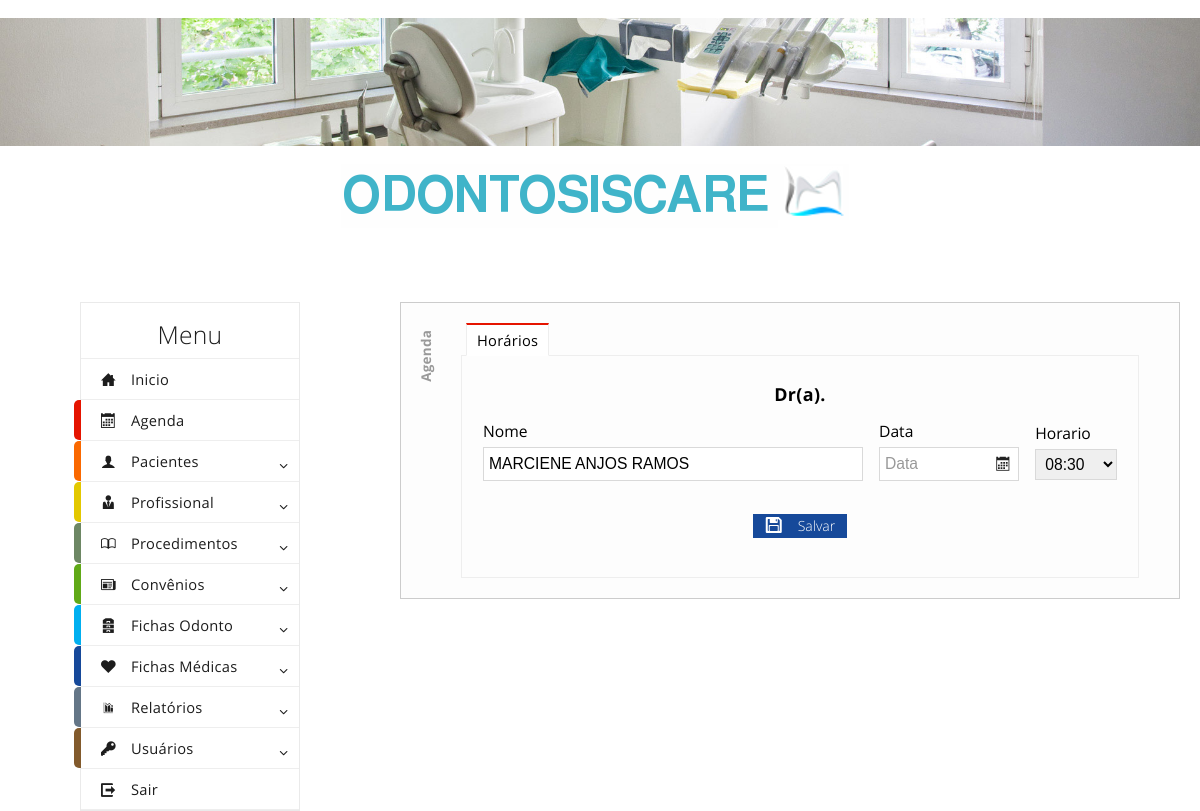
/editaragenda.php?id=2626 (signed in), run on an earlier commit of the app's database.
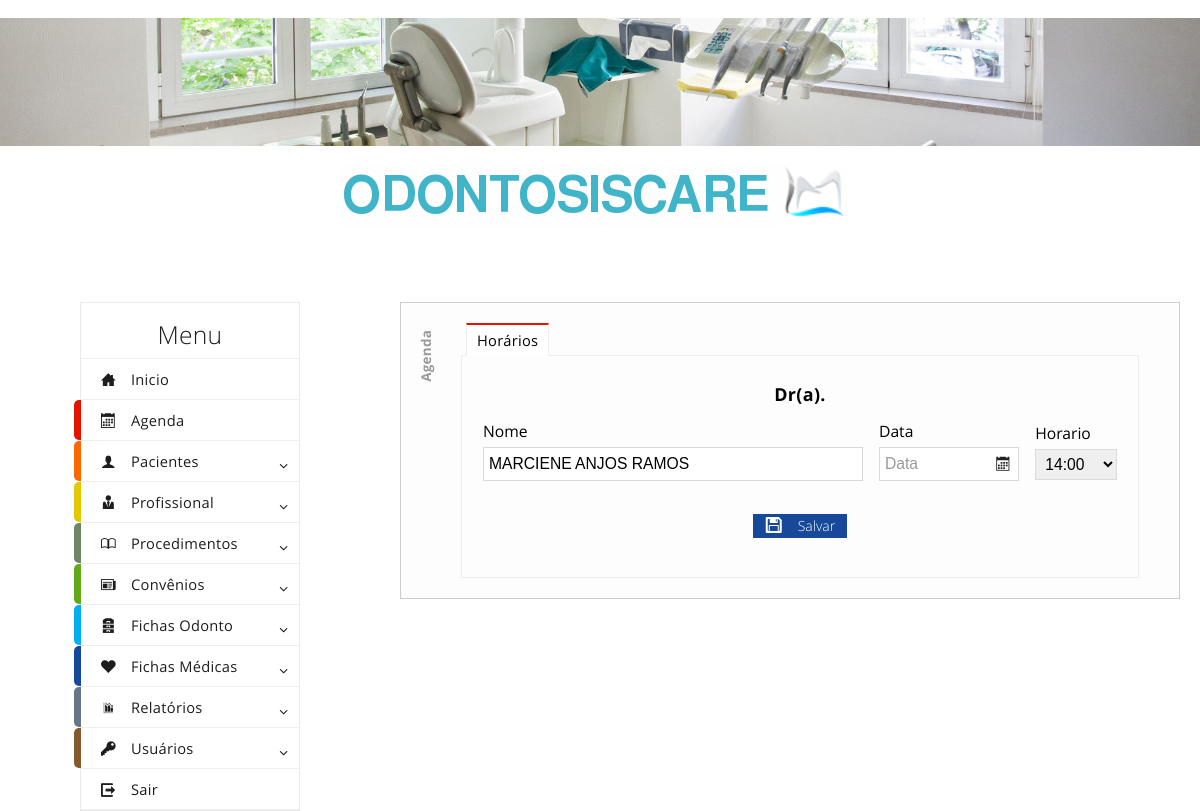
And on a later commit of the database.
### tables this page shows
CREATE TABLE `agenda` (
  `id` int(11) NOT NULL AUTO_INCREMENT,
  `codprof` int(11) NOT NULL,
  `nomepaciente` varchar(100) NOT NULL,
  `data` date NOT NULL,
  `horario` varchar(10) NOT NULL,
  PRIMARY KEY (`id`)
);

### editaragenda.php (the view, shortened to what this page needs)
<?
include ("header.php");
if (isset($_GET["id"])){
    $id = utf8_decode($_GET["id"]);
}else {if (isset($_POST["id"])){
    $id = utf8_decode($_POST["id"]);
}};
$sqla = "SELECT codprof, nomepaciente, data, horario FROM agenda WHERE id = '$id'";
$resultadoa = mysql_query($sqla);
$resulta = mysql_fetch_array($resultadoa);
$sqlp = "SELECT nome FROM profissionais WHERE id = '$profissional'";
$resultadop = mysql_query($sqlp);
$resultp = mysql_fetch_array($resultadop);
?>
<body class="metro">
    <br>
    <img src="imagens/photo1.jpg" />
    <center><img src="imagens/principal1.png" /></center>
    <br><br>
    <div class="grid">
        <div class="row">
            <? include ("menu.php"); ?>
            <div class="span1"></div>
            <div class="span10">
                <div class="agenda">
                    <div class="tab-control" data-role="tab-control">
                        <ul class="tabs">
                            <li class="active"><a href="#_page_1">Horários</a></li>
                        </ul>
                        <div class="frames">
                            <div class="frame" id="_page_1">
                                <form method="POST" action="editaragendabd.php" name="editaragenda">
                                <center><h4><? echo 'Dr(a). '.utf8_encode($resultp[0]);?></h4></center>
                                <table>
                                    <tr>
                                        <td bgcolor="#FDFDFD">
                                            <label>Nome</label>
                                            <div class="input-control text size5" data-role="input-control">
                                                <input type="text" id="nome" name="nome" placeholder="Nome" value="<? echo utf8_encode($resulta[1]);?>">
                                            </div>
                                        </td>
                                        <td bgcolor="#FDFDFD"></td><td bgcolor="#FDFDFD"></td><td bgcolor="#FDFDFD"></td><td bgcolor="#FDFDFD"></td><td bgcolor="#FDFDFD"></td><td bgcolor="#FDFDFD"></td><td bgcolor="#FDFDFD"></td>
                                        <td bgcolor="#FDFDFD">
                                                <label>Data</label>
                                                <div class="input-control text" id="datepicker">
                                                    <input type="text" name="data" placeholder="Data" value="<? echo $data;?>">
                                                    <button class="btn-date"></button>
                                                </div>
                                        </td>
                                        <td bgcolor="#FDFDFD"></td><td bgcolor="#FDFDFD"></td><td bgcolor="#FDFDFD"></td><td bgcolor="#FDFDFD"></td><td bgcolor="#FDFDFD"></td><td bgcolor="#FDFDFD"></td><td bgcolor="#FDFDFD"></td>
                                        <td bgcolor="#FDFDFD">
                                            <label>Horario</label>
                                            <div class="input-control select">
                                            <select name="horario">
                                                    <option value="<? echo $resulta[3];?>"><? echo $resulta[3];?></option>
                                            </select>
                                            </div>
                                        </td>
                                    </tr>
                                </table><br />
                                <center>
                                    <button type="submit" class="image-button primary image-left">
                                            Salvar
                                            <i class="icon-floppy on-left" style="top: -3px; left: 7px">
                                            </i>
                                    </button>
                                </center>
                                </form>
                            </div>
                        </div>
                    </div>
                </div>
            </div>
        </div>
    </div>
</body>
<? include ("footer.php"); ?>

What changed in the data, as far as the page shows it:
changed agenda "MARCIENE ANJOS RAMOS": horario "08:30" → "14:00"
